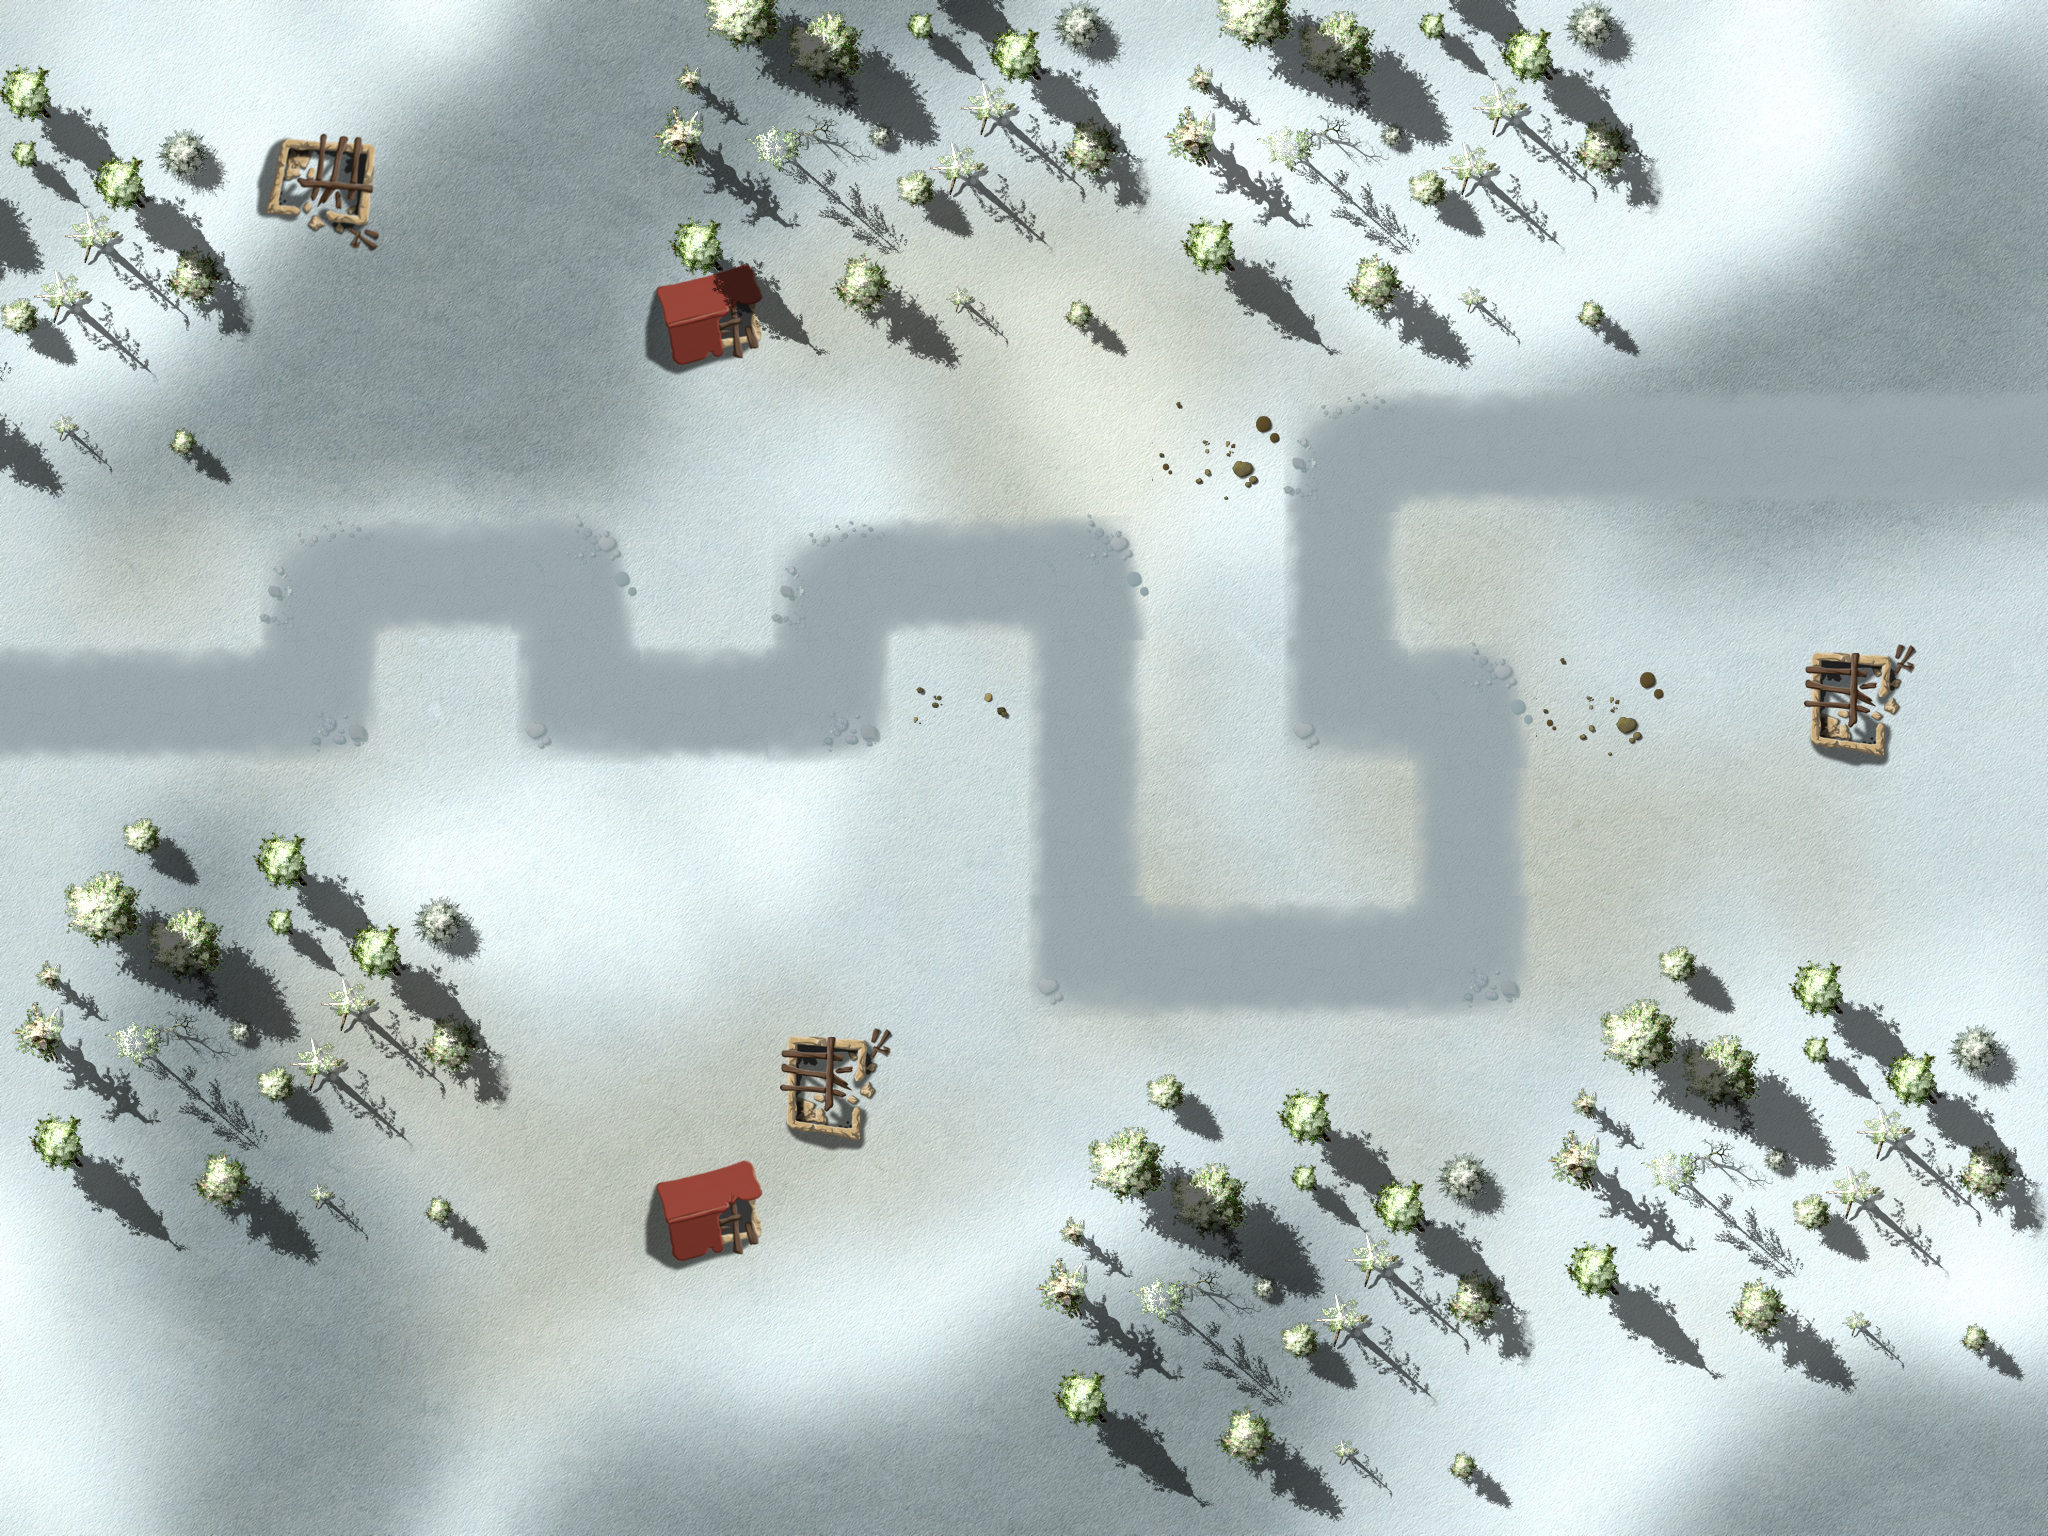

This game map was drawn from its Tiled (.tmx) file and the tilesets committed beside it. A one-line description and the trimmed map source follow:
An orthogonal 16x12 tile map with 128x128 px tiles, 4 tile layers (Ground, Objects1, Objects2, Path), 1 hidden layer not drawn, 3 tilesets and 32 objects.

<map version="1.0" orientation="orthogonal" width="16" height="12" tilewidth="128" tileheight="128">
 <properties>
 <property name="wave01" value="4,2,4,2,4,2,1,2,1,4,10,10,10,3,10,10,10,4,4,4,2,4,10,10,10,1,1,10,1,10,10,1" />
<property name="wave02" value="2,1,1,1,1,1,1,1,4,4,4,2,2,2,2,3,1,1,1,2,2,4,4,4,2" />
<property name="wave03" value="1,1,1,2,4,2,4,1,1,1,1,1,1,4,2,1,1,1,3,3,2,2,2,4,4,1,2,1,2,1,3" />
<property name="wave04" value="10,10,10,10,10,10,10,10,1,1,1,2,2,4,4,4,10,10,10,10,4,10,2,1,1,10,10,10,10,4,4,2,10,1,1,1,1" />
<property name="wave05" value="10,10,10,5,10,5,5,4,10,10,4,10,10,10,5,5,5,4,5,4,5,2" />
<property name="wave06" value="4,4,7,7,5,5,5,5,4,5,5,7,7,5,5,4,4,5,5,5,7,5,5,5,5,5,5,5,4,4,4,7,7,2" />
<property name="wave07" value="1,5,5,5,7,5,5,5,7,4,5,4,5,5,5,5,7,5,5,5,7,4,4,6,9,9,9,5,8,7,3,3,4,4,4,4,4," />
<property name="wave08" value="1,5,5,5,5,7,5,5,5,5,5,5,5,4,4,4,7,7,7,5,5,5,5,5,5,5,5,5,5,7,7,5,5,5,5,5,1" />
<property name="wave09" value="10,10,10,10,6,7,10,10,7,10,10,10,10,7,10,10,10,10,10,10,6" />
<property name="wave10" value="1,7,5,5,5,7,10,10,10,7,10,10,5,5,7,7,5,5,10,10,10,10,10,7,7,5,102" />
<property name="wave11" value="5,5,5,5,5,5,10,10,10,10,10,5,10,10,10,3,5,5,5,10,10,10,10,5,5,5,5,5,10,10,10,10,5,7,1" />
<property name="wave12" value="3,10,10,10,5,5,5,5,5,5,5,5,10,6,10,10,5,5,5,5,5,5,5,10,10,10,3" />
<property name="wave13" value="5,5,5,5,5,5,7,7,7,4,4,4,5,5,5,5,5,7,5,7,3,5,5,5,5,7,7,6,4,4,4,3,5,5,5,7,5,5,5,6" />
<property name="wave14" value="1,4,4,5,5,3,5,5,5,5,4,5,4,5,4,4,5,4,5,7,5,5,5,5,5,5,5,5,7,7,7,7,7,4,4,5,4,5,5,3" />
<property name="wave15" value="2,3,4,5,5,5,5,7,7,4,4,5,5,7,5,5,4,7,4,5,5,5,5,5,3,6,9,9,9,5,8,7,3,3,4,4,4,4,4," />
<property name="wave16" value="10,10,10,10,10,10,10,10,8,3,7,4,5,4,5,5,5,7,4,5,4,8,5,5,5,7,8,10,10,10,10,10,10,10,10,10,10,10,10,10,5,5,5,5,10,10,10,10,10,10" />
<property name="wave17" value="10,10,10,5,10,10,10,5,10,10,10,10,10,5,10,10,10,10,10,10,5,10,10,5,10,10,10,10,5,10,10,10,10,7,10,10,7,10,10,2" />
<property name="wave18" value="4,5,4,4,7,5,5,5,5,5,5,3,3,5,4,5,5,5,5,5,5,7,5,4,4,5,5" />
<property name="wave19" value="6,5,5,5,5,3,3,5,5,5,5,5,5,5,5,5,5,5,5,4,7,7,7,7,5,5,5,5,5,5,6,5,5,5,5,4,4,5,5,5,5,5,5,5,5,5,2" />
<property name="wave20" value="7,7,3,7,7,8,3,7,4,5,4,5,5,5,7,4,5,4,8,5,5,5,7,8,5,7,5,5,5,5,101,5,5,103" />
<property name="wave21" value="5,5,6,6,5,5,5,5,5,5,7,7,7,7,6,9,9,9,5,8,7,3,3,4,4,4,4,4," />
<property name="wave22" value="7,7,7,7,7,6,7,7,7,7,7,7,8,5,5,6,3,3,9,9,9,6,5,8,6,8,5,11,11,11,3,3,11,11,11,11,11" />
<property name="wave23" value="6,6,10,10,10,10,10,10,10,10,10,10,10,10,10,10,10,7,5,5,7,10,10,10,3" />
<property name="wave24" value="11,11,11,11,11,5,5,5,5,5,11,11,6,5,5,3,8,5,5,6,3,3,6,5,8,6,8,5" />
<property name="wave25" value="9,5,5,5,9,5,5,5,5,9,5,5,9,5,5,5,9,6,6,7,7,5,5,5,5,5,4,5,5" />
<property name="wave26" value="10,10,10,10,5,10,5,10,5,8,3,7,4,5,4,5,5,5,7,4,5,4,8,5,5,5,7,8,10,10,10,5,5,5,10" />
<property name="wave27" value="1,5,5,5,6,7,6,4,4,5,5,5,5,5,5,5,6,5,5,8,5,5,5,5,5,10,10,10,10,1" />
<property name="wave28" value="3,5,10,10,10,10,6,10,10,10,10,10,10,5,5,5,5,4,4,7,3,10,10,10,10,10,10,5,5,5,5,5,5,5" />
<property name="wave29" value="8,5,5,6,3,3,6,5,8,6,8,5,3,10,10,10,5,5,5,5,5,5,5,10,10,10,10,3,10,5,5,5,5,2" />
<property name="wave30" value="9,5,5,5,9,5,5,5,5,9,5,5,9,5,5,5,9,6,6,7,7,5,5,5,5,5,4,5,102" />
<property name="wave31" value="10,10,10,10,10,8,10,10,10,8,3,7,4,5,4,5,5,5,7,4,5,4,8,5,5,5,7,8,10,9,10,9,10,8,10,10,8,10,10,9,10,10,9,10,10,10,10,10,10,10,10,10,10" />
<property name="wave32" value="10,10,10,10,5,10,5,10,5,6,10,6,5,5,5,5,10,10,10,10,5,5,5,10" />
<property name="wave33" value="2,7,10,10,8,3,7,4,5,4,5,5,5,7,4,5,4,8,5,5,5,7,8,10,10,10,7,10,10,7,7,10,10,10,7,7,10,10" />
<property name="wave34" value="7,7,7,7,7,7,6,7,7,7,7,7,7,8,3,7,4,5,4,5,5,5,7,4,5,4,8,5,5,5,7,8" />
<property name="wave35" value="10,10,10,10,10,10,10,6,8,10,10,7,7,10,10,10,10,10,10,10,3,7,7,10,10,10" />
<property name="wave36" value="5,5,9,9,5,5,5,9,9,5,5,9,7,7,7,5,5,7,3,5,5,5,5,6,6,7,6,4,4,5,5,5,5,5,5,5,6,5,5,8" />
<property name="wave37" value="2,5,5,5,7,3,4,5,6,7,8,5,5,6,3,3,6,5,8,6,8,5,6,3,5,5,5,4,4,4,5,5,5,5,8" />
<property name="wave38" value="8,11,11,11,4,4,4,7,11,11,3,5,8,3,7,4,5,4,5,5,5,7,4,5,4,8,5,5,5,7,8,5,6,6,5,5,5,5" />
<property name="wave39" value="1,5,5,5,7,3,4,5,4,5,6,5,5,5,8,9,9,9,5,5,6,5,5,5,7,8,9,9,9,5,5,6" />
<property name="wave40" value="11,11,11,10,10,10,10,10,6,7,11,11,11,6,10,10,10,10,9,9,7,5,7,5,7,102" />
<property name="wave41" value="2,5,5,5,6,7,6,4,4,5,5,5,5,5,5,5,6,5,5,8,5,5,5,5,4,4,4,7,7,7,7,5,5,5,7,7,4,4,4,2" />
<property name="wave42" value="1,5,5,7,4,7,4,5,5,5,5,5,5,4,7,5,5,5,7,4,5,4,8,5,5,5,7,8,4,5,4,8,5,5,5,7,8,6,3,4,4,8,7,5,7,1" />
<property name="wave43" value="10,10,10,10,10,10,10,10,5,5,5,7,7,4,4,4,10,10,10,10,4,10,7,5,5,10,10,10,10,4,4,7,10,5,5,5,1" />
<property name="wave44" value="1,5,7,7,5,5,4,4,5,5,5,5,5,5,5,5,3,3,6,7,6,4,4,5,5,5,5,5,5,5,6,5,5,8,7,5,5,5,5,5,5,7,7,7" />
<property name="wave45" value="5,5,5,5,5,4,7,7,7,7,5,5,5,5,5,5,6,5,5,5,5,4,4,7,7,5,8,5,5,6,3,3,6,5,8,6,8,5" />
<property name="wave46" value="3,3,7,5,5,5,5,7,7,7,7,11,11,6,4,5,4,8,5,6,5,7,8,11,11,7,7,5,5,4,4,7,5,1" />
<property name="wave47" value="6,5,5,5,6,5,5,5,5,6,5,5,5,5,5,6,5,5,5,5,5,5,7,7,3,7,7,7,9,9,4,5,9,8,8,5,5,6,7,8" />
<property name="wave48" value="8,10,10,10,9,11,8,11,9,11,7,7,7,11,8,5,7,8,4,5,8,8,7,7,10,10,10,10,10,6,10,10,8,10,10,7,7,7,3,5,5,6,5,5" />
<property name="wave49" value="1,5,5,5,5,7,7,8,5,5,5,3,3,6,6,5,5,6,6,8,5,7,8,4,5,8,5,5,5,5,7,7,5,3,3,7,5,5,1" />
<property name="wave50" value="103,102,8,8,6,7,5,5,5,5,5,9,11,8,11,9,11,7,7,7,11,8,101,5,7,8,4,5,8,8,5,6,6,5,5,5,103,9,9,8,5,5,5,5,5,9,9,5,3,103" />
 </properties>
 <tileset firstgid="1" name="ground" tilewidth="128" tileheight="128">
  <image source="tilesWorld1.png" width="2048" height="2048" />
 </tileset>
 <tileset firstgid="257" name="path" tilewidth="128" tileheight="128">
  <image source="path03.png" width="512" height="512" />
 </tileset>
 <tileset firstgid="273" name="ground" tilewidth="2048" tileheight="1536">
  <image source="ground3.jpg" width="2048" height="1536" />
 </tileset>
 <layer name="Ground" width="16" height="12">
  <data>[192 cells, 1 non-empty, 1 distinct tile ids]</data>
 </layer>
 <layer name="Objects1" width="16" height="12">
  <data>[192 cells, 6 non-empty, 4 distinct tile ids]</data>
 </layer>
 <layer name="Objects2" width="16" height="12">
  <data>[192 cells, 83 non-empty, 18 distinct tile ids]</data>
 </layer>
 <objectgroup name="Objects3" width="16" height="12">
  <object gid="135" x="400" y="178" />
  <object gid="135" x="494" y="250" />
  <object gid="135" x="402" y="1512" />
  <object gid="135" x="724" y="1434" />
  <object gid="135" x="1768" y="1544" />
  <object gid="135" x="1062" y="322" />
  <object gid="135" x="1134" y="396" />
  <object gid="116" x="1556" y="334" />
  <object gid="116" x="1468" y="364" />
  <object gid="116" x="972" y="434" />
  <object gid="116" x="1476" y="1446" />
  <object gid="116" x="236" y="132" />
  <object gid="135" x="1204" y="1134" />
  <object gid="135" x="1312" y="1150" />
  <object gid="135" x="76" y="544" />
  <object gid="135" x="146" y="446" />
 </objectgroup>
 <layer name="Path" width="16" height="12">
  <data>[192 cells, 28 non-empty, 6 distinct tile ids]</data>
 </layer>
 <objectgroup name="Locked" width="16" height="12">
  <object x="0" y="0" width="2048" height="256" />
  <object x="0" y="1280" width="2048" height="256" />
  <object x="0" y="256" width="128" height="1024" />
  <object x="1920" y="256" width="128" height="1024" />
  </objectgroup>
 <objectgroup name="Waypoints" width="16" height="12">
  <!-- 1 objects omitted --></objectgroup>
 <layer name="blendAdd" width="16" height="12" visible="0">
  <data>[192 cells, 0 non-empty, 0 distinct tile ids]</data>
 </layer>
</map>
<!-- 12 of 32 objects omitted -->
